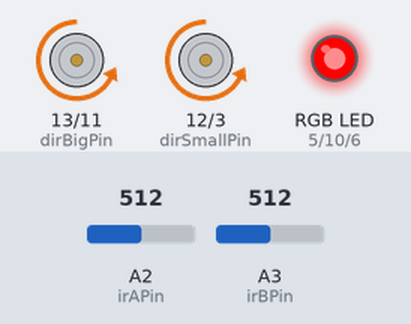
A sketch run on a simulated Arduino Uno, built with avr-gcc and run on an emulated ATmega328P. On the bench: direction and speed pins drawn as motors (green arrow = direction pin HIGH = forward, orange = LOW = backward, longer = more drive), an RGB LED mixed from three pins (HIGH = lit). The inputs (shaded band) are chosen by the test bench; at power-on: A2 (irAPin) = 512, A3 (irBPin) = 512.

Above: at 1.2 s.
1.3 s: A2 (irAPin) set to 306
At 1.9 s:
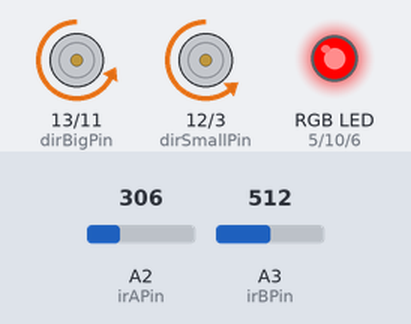
2.9 s: A3 (irBPin) set to 306
At 4.2 s:
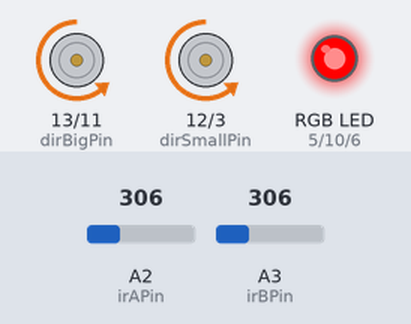
4.5 s: A2 (irAPin) set to 360
At 5.0 s:
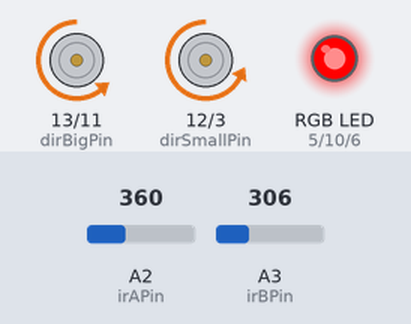
6.0 s: A3 (irBPin) set to 195
At 7.2 s:
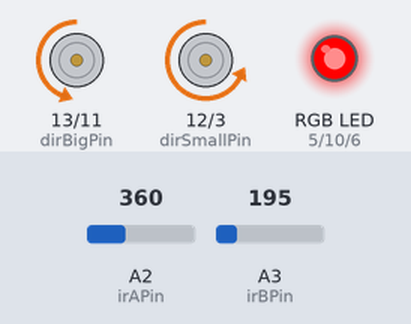
7.6 s: A2 (irAPin) set to 0
At 8.8 s:
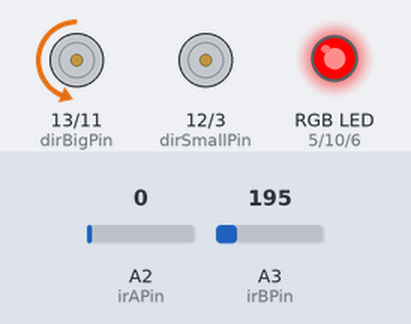
10.6 s: A3 (irBPin) set to 205
12.1 s: A3 (irBPin) set to 220
At 12.5 s:
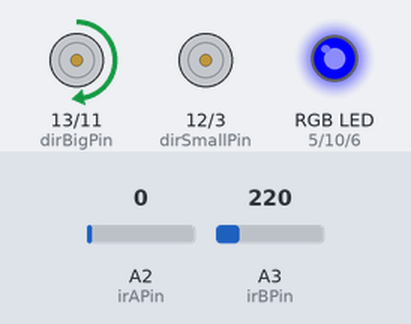
Timing chart, 0 to 14.6 s (numbered marks = the images above; inputs shaded):
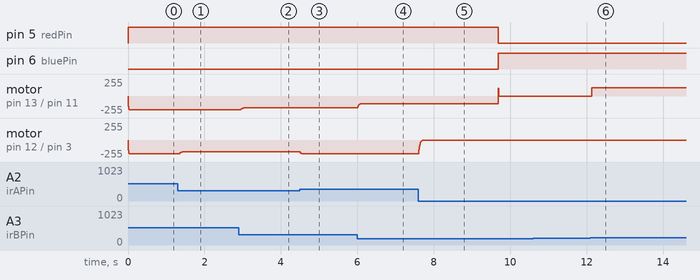

The sketch:

ferro3states2FerrosMotor.ino
```cpp
/* Read 2 IRs and set 2 PWMs to 2 electromagnets  */

// Hardware params
int dirSmallPin = 12; // D12 pin  is direction for line A = small electromagnet
int pwmSmallPin = 3;  // D3 pin  is pwm for line A = small electromagnet
int dirBigPin = 13;   // big electromagnet direction
int pwmBigPin = 11;   // big electromagnet PWM
int irAPin = A2;
int irBPin = A3;
int redPin = 5;
int greenPin = 10;
int bluePin = 6;

int maxIrSensorWhenVeryclose = 350; // read with hand very close to sensor
int maxPwmElectro = 205; // 0 - 255

// Software params
float irThres01 = 0.3; // threshold to decide it's big enought to jump state
int   irMinNonZeroVal = 0; // under this, ir is considered noise =0
float lambda = 0.3; // running avg smoothing parameter (expo smoothing)
float ledBrightMult01 = 1.; // in 0-1 to dim the RGB LED
float sinusFmax = 1.; // Hz max frequence of field sinus
float sinusFreqLoopPeriod = 60*5; // seconds to make a full loop over frequencies
float secBeforSinus = 2; // seconds
float secBeforSleep = 2 * sinusFreqLoopPeriod; // seconds

// Software helpers
const float tau = 6.2832; // 2* pi
const int SLEEP_STATE = 1;
const int PROXI_STATE = 2;
const int SINUS_STATE = 3;
const int nStates = 3;
int curState;
float tInit;
int irARunningAvg = 0; // Smoothed value, running avg
int irBRunningAvg = 0; // Smoothed value, running avg
int dirSmallFIXED2LOW = LOW;
int dirBig = LOW;

void setup() {
    Serial.begin(9600);
    pinMode(dirSmallPin, OUTPUT);
    pinMode(dirBigPin, OUTPUT);
    pinMode(pwmSmallPin, OUTPUT);
    pinMode(pwmBigPin, OUTPUT);
    pinMode(redPin, OUTPUT);
    pinMode(greenPin, OUTPUT);
    pinMode(bluePin, OUTPUT);
    curState = SLEEP_STATE;
    tInit = ((float) millis()) / 1000.;
}

void loop() {
    float fieldSmall01 = 0.;
    float fieldBig01 = 0.;
    float irA01 = readIr01(irAPin);
    float irB01 = readIr01(irBPin);
    float t = ((float) millis()) / 1000.; // seconds since start

    switch (curState){
        case SLEEP_STATE:
            fieldSmall01 = 0.;
            fieldBig01 = 0.;
            curState = nextStateFromSleep((irA01+irB01)/2., t);
            break;
        case PROXI_STATE:
            fieldSmall01 = irA01;
            fieldBig01 = irB01;
            curState = nextStateFromProxi((irA01+irB01)/2, t);
            break;
        case SINUS_STATE: // filed oscillate with slowly varying frequency
            float x = tau*t/sinusFreqLoopPeriod;
            float freq01 = 1/0.637*pow((1/3.5) * (   2*((1-cos(x))/2) +  pow( (1-cos(x))/2,128)  +  pow((1+abs(cos(x-1)))/2,8)   ),4);
            float freq = sinusFmax * freq01;
            fieldSmall01 = (1 + sin(tau * freq * t)) / 2;
            fieldBig01 = (1 - sin(tau * freq * t)) / 2;
            if ((t-tInit) > secBeforSleep / 2. ) { // half of the time same dir
                dirBig = LOW;
            } else {
                dirBig = HIGH;
            }

            /*Serial.print(" t ");
    Serial.print(t);
    Serial.print(" tInit ");
    Serial.print(tInit);
    Serial.print(" sin(tau*(t-tInit)/sinusFreqLoopPeriod + 0.75*tau) ");
    Serial.print(sin(tau*(t-tInit)/sinusFreqLoopPeriod + 0.75*tau));
    Serial.print(" freq ");
    Serial.print(freq);
    Serial.print(" ");
    Serial.print(" fieldSmall01 ");
    Serial.print(fieldSmall01);
    Serial.print(" dirBig ");
    Serial.print(dirBig);
    Serial.println();
    delay(100);*/

            curState = nextStateFromSinus((irA01+irB01)/2., t);
            break;
    }
    updateElectro(pwmSmallPin, fieldSmall01, dirSmallPin, dirSmallFIXED2LOW);
    updateElectro(pwmBigPin, fieldBig01, dirBigPin, dirBig);
    updateLed(dirBig);
    //printDebug(irA01, irB01, fieldSmall01, fieldBig01, dirBig, curState, t);
    delay(10);
}


int nextStateFromSleep(float ir01, float t) {
    if (ir01 > irThres01) {
        return jumpToState(PROXI_STATE);
    }
    else { // no ir
        if ((t - tInit) > 3 * secBeforSleep)  {
            return jumpToState(SINUS_STATE);
        }
        else {
            return SLEEP_STATE;
        }
    }
}

int nextStateFromProxi(float ir01, float t) {
    if (ir01 > irThres01) {
        tInit = ((float) millis()) / 1000.;
        return PROXI_STATE;
    }
    else { // no ir
        if ((t - tInit) > secBeforSinus) {
            dirBig = reverseDir(dirBig); // Revert direction
            return jumpToState(SLEEP_STATE);
        }
        else {
            return PROXI_STATE;
        }
    }
}
int nextStateFromSinus(float ir01, float t) {
    if (ir01 > irThres01) {
        return jumpToState(PROXI_STATE);
    }
    else { // no ir
        if ((t - tInit) > secBeforSleep) {
            return jumpToState(SLEEP_STATE);
        }
        else {
            return SINUS_STATE;
        }
    }
}

int jumpToState(int state) {
    tInit = ((float) millis()) / 1000.;
    return state;
}

float readIr01(int irPin) {
    // Read field mean strengh on IR sensor
    int irSmooth;
    int ir = analogRead(irPin); // InfraRed proximity
    if (irPin == irAPin) {
        irSmooth = smoothInt(ir, irARunningAvg, lambda );
        irARunningAvg = irSmooth;
    } else { // irBPin
        irSmooth = smoothInt(ir, irBRunningAvg, lambda );
        irBRunningAvg = irSmooth;
    }
    /*
    Serial.print(" ir RAW ");
    Serial.print(ir);
    Serial.print(" irSmooth ");
    Serial.print(irSmooth);
    Serial.println("");
    delay(500);
    */


    if (irSmooth < irMinNonZeroVal) { // remove noise
        irSmooth = 0;
    }
    irSmooth = constrain(irSmooth, 0, maxIrSensorWhenVeryclose); // ensure a max value
    return ( (float)irSmooth / (float)maxIrSensorWhenVeryclose );
}

void updateElectro(int pwmPin, float field01, int dirPin, int dir) {
    // update direction
    digitalWrite(dirPin, dir);
    // update PWM
    int pwm = (int)(field01 * (float)maxPwmElectro);
    pwm = constrain(pwm, 0, maxPwmElectro); // defensive
    analogWrite(pwmPin, pwm); // default Arduino PWM freq = 500Hz
}

void updateLed(int dirBig){
    int r = 0;
    int g = 0;
    int b = 0;
    if (dirBig == LOW) {
        r = (int)(255. * ledBrightMult01);
    } else {
        b = (int)(255. * ledBrightMult01);
    }
    analogWrite(redPin, r);
    analogWrite(greenPin, g);
    analogWrite(bluePin, b);
}

int reverseDir(int dir) {
    if (dir == HIGH) {
        dir = LOW;
    } else {
        dir = HIGH;
    }
   return dir;
}

int smoothInt(int newVal, int smoothedVal, float lambda ){
    return (int)smooth((float)newVal, (float)smoothedVal,  lambda );
}

float smooth(float newVal, float smoothedVal, float lambda ){
    smoothedVal = (newVal *  lambda) + (smoothedVal  *  (1-lambda));
    return smoothedVal;
}

void printDebug(float irA01, float irB01, float fieldSmall01, float fieldBig01, int dirBig, int curState, float t) {

    Serial.print(" irA01 ");
    Serial.print(irA01);
    Serial.print(" irB01 ");
    Serial.print(irB01);
    Serial.print(" fieldSmall01 ");
    Serial.print(fieldSmall01);
    Serial.print(" fieldBig01 ");
    Serial.print(fieldBig01);
    Serial.print(" dirBig ");
    Serial.print(dirBig);
    Serial.print(" curState ");
    Serial.print(curState);
    Serial.print(" t-tInit ");
    Serial.print(t - tInit);
    Serial.println("");
    delay(500);
}
```

Measured:
- the behaviour switches between 213 and 214 on A3 (irBPin) (found by bisection; images 5 and 6)
- after the input at 1.3 s, motor on pin 12 (dirSmallPin) / pin 3 (pwmSmallPin): backward 205/255 → backward 179/255 after 0.05 s
- after the input at 2.9 s, motor on pin 13 (dirBigPin) / pin 11 (pwmBigPin): backward 205/255 → backward 179/255 after 0.05 s
- after the input at 4.5 s, motor on pin 12 (dirSmallPin) / pin 3 (pwmSmallPin): backward 179/255 → backward 205/255 at once
- after the input at 6.0 s, motor on pin 13 (dirBigPin) / pin 11 (pwmBigPin): moves from backward 179/255 to backward 114/255 over 0.10 s, starting at once
- after the input at 7.6 s, pin 5 (redPin): HIGH → LOW after 2.1 s; pin 6 (bluePin): LOW → HIGH after 2.1 s; motor on pin 13 (dirBigPin) / pin 11 (pwmBigPin): backward 114/255 → stopped after 2.1 s; motor on pin 12 (dirSmallPin) / pin 3 (pwmSmallPin): moves from backward 205/255 to stopped over 0.14 s, starting at once
- after the input at 10.6 s, every drawn part: stays the same
- after the input at 12.1 s, motor on pin 13 (dirBigPin) / pin 11 (pwmBigPin): stopped → forward 127/255 at once
